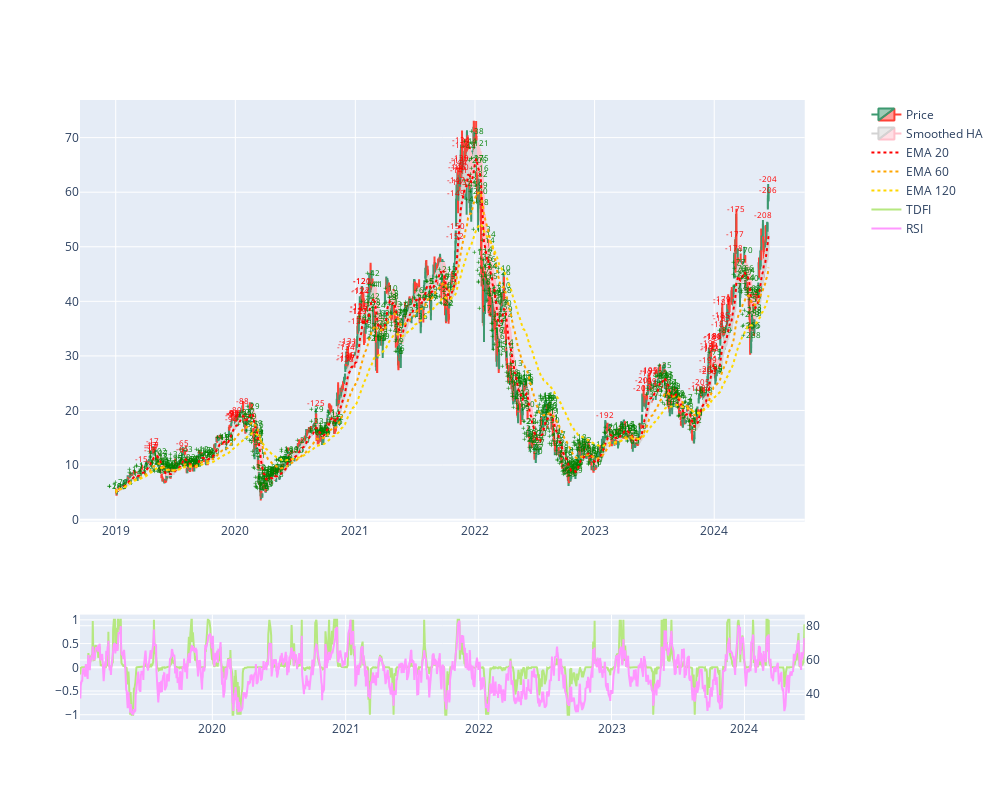

The notebook cell this image was saved under:
### Code cell
sa.candle_plot()

### Figure 1 — Plotly figure (JSON) as saved in the notebook; plotly's stock layout.template omitted (floating-point values rounded to 4 significant figures; data arrays with more than 128 entries replaced by an {"elided": "..."} marker saying what was removed)
{"data": [{"close": {"elided": "1373 float values"}, "high": {"elided": "1373 float values"}, "low": {"elided": "1373 float values"}, "name": "Price", "open": {"elided": "1373 float values"}, "type": "candlestick", "x": {"elided": "1373 str values"}}, {"mode": "text", "showlegend": false, "text": {"elided": "1373 str values"}, "textfont": {"color": "green", "size": 8}, "textposition": "top center", "type": "scatter", "x": {"elided": "1373 str values"}, "y": {"elided": "1373 float values"}}, {"mode": "text", "showlegend": false, "text": {"elided": "1373 str values"}, "textfont": {"color": "red", "size": 8}, "textposition": "top center", "type": "scatter", "x": {"elided": "1373 str values"}, "y": {"elided": "1373 float values"}}, {"close": {"elided": "1373 float values"}, "decreasing": {"line": {"color": "pink"}}, "high": {"elided": "1373 float values"}, "increasing": {"line": {"color": "lightgray"}}, "low": {"elided": "1373 float values"}, "name": "Smoothed HA", "open": {"elided": "1373 float values"}, "type": "candlestick", "x": {"elided": "1373 str values"}}, {"line": {"color": "red", "dash": "dot"}, "name": "EMA 20", "type": "scatter", "x": {"elided": "1373 str values"}, "y": {"elided": "1373 float values"}}, {"line": {"color": "orange", "dash": "dot"}, "name": "EMA 60", "type": "scatter", "x": {"elided": "1373 str values"}, "y": {"elided": "1373 float values"}}, {"line": {"color": "gold", "dash": "dot"}, "name": "EMA 120", "type": "scatter", "x": {"elided": "1373 str values"}, "y": {"elided": "1373 float values"}}, {"name": "TDFI", "type": "scatter", "x": {"elided": "1373 str values"}, "xaxis": "x2", "y": {"elided": "1373 float values"}, "yaxis": "y3"}, {"name": "RSI", "type": "scatter", "x": {"elided": "1373 str values"}, "xaxis": "x2", "y": {"elided": "1373 float values"}, "yaxis": "y4"}], "layout": {"autosize": false, "height": 800, "width": 1000, "xaxis": {"anchor": "y", "domain": [0, 0.94], "rangeslider": {"visible": false}}, "xaxis2": {"anchor": "y3", "domain": [0, 0.94]}, "yaxis": {"anchor": "x", "domain": [0.32, 1], "fixedrange": false}, "yaxis2": {"anchor": "x", "fixedrange": false, "overlaying": "y", "side": "right"}, "yaxis3": {"anchor": "x2", "domain": [0, 0.17], "fixedrange": false}, "yaxis4": {"anchor": "x2", "fixedrange": false, "overlaying": "y3", "side": "right"}}}
